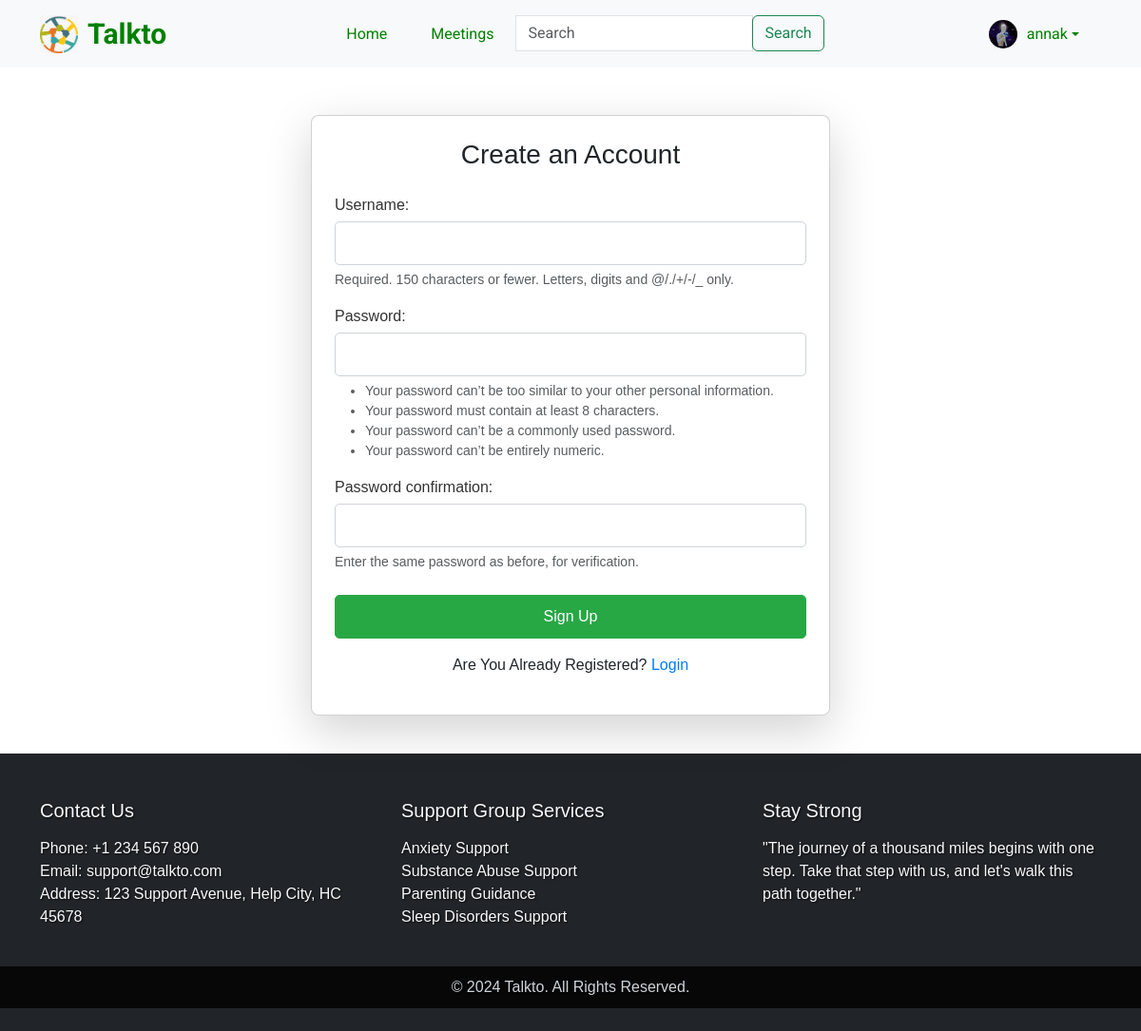
Page /register/ (signed in) on the committed database.
### base/models.py (models this page shows)
class User(AbstractUser):
    topics = models.ManyToManyField(Topic, related_name='topics', blank=True)
    meetings = models.ManyToManyField(Meeting, related_name='meetings', blank=True)
    avatar = models.ImageField(null=True, default='avatar.png')
    bio = models.TextField(null=True)

### base/views.py (the view, shortened to what this page needs)
# urls.py: path('register/', views.register_user, name='register'),
def register_user(request):
    form = MyUserCreationForm()
    context = {'form': form}
    return render(request, 'base/register.html', context)

### base/forms.py
class MyUserCreationForm(UserCreationForm):
    class Meta:
        model = User
        fields = ['username', 'password1', 'password2']

### base/templates/base/register.html (shortened to what this page needs)
{% extends 'main.html' %}
{% load static %}
{% block static %}
        <link rel="stylesheet" href="{% static 'styles/styles.css' %}">
{% endblock %}
{% block content %}
<div class="container register-container">
    <div class="row justify-content-center">
        <div class="col-md-6">
            <div class="card shadow-lg p-4">
                <h3 class="text-center mb-4">Create an Account</h3>
                <form method="POST">
                    <div class="form-group mb-3">
                        {{ form.username.label_tag }}
                        {{ form.username }}
                        <small class="form-text text-muted">{{ form.username.help_text }}</small>
                    </div>
                    <div class="form-group mb-3">
                        {{ form.password1.label_tag }}
                        {{ form.password1 }}
                        <small class="form-text text-muted">{{ form.password1.help_text }}</small>
                    </div>
                    <div class="form-group mb-3">
                        {{ form.password2.label_tag }}
                        {{ form.password2 }}
                        <small class="form-text text-muted">{{ form.password2.help_text }}</small>
                    </div>
                    <div class="d-grid mt-4 mb-3">
                        <button type="submit" class="btn btn-primary btn-block">Sign Up</button>
                    </div>
                    <p class="text-center mt-3">Are You Already Registered? <a href="{% url 'login' %}" class="text-decoration-none">Login</a></p>
                </form>
            </div>
        </div>
    </div>
</div>
{% endblock %}

### templates/navbar.html (shortened to what this page needs)
{% load static %}
<nav class="navbar navbar-expand-lg navbar-light bg-light sticky-top">
    <div class="container">
        <a class="navbar-brand d-flex align-items-center" href="{% url 'home' %}">
            <img src="{% static 'images/logo.png' %}" width="40" height="40" alt="Logo" class="mr-2">
            <span>Talkto</span>
        </a>
        <div class="collapse navbar-collapse justify-content-center" id="navbarNav">
            <ul class="navbar-nav">
                <li class="nav-item">
                    <a class="nav-link" href="{% url 'home' %}">Home</a>
                </li>
                <li class="nav-item">
                    <a class="nav-link" href="{% url 'about' %}">Meetings</a>
                </li>
                <li class="nav-item">
                    <form class="form-inline my-2 my-lg-0" method="GET" action="">
                        <div class="input-group">
                            <input class="form-control" type="search" placeholder="Search" aria-label="Search" name="q">
                            <div class="input-group-append">
                                <button class="btn btn-outline-success" type="submit">Search</button>
                            </div>
                        </div>
                    </form>
                </li>
            </ul>
        </div>
        <div class="navbar-nav ml-auto">
            {% if request.user.is_authenticated %}
            <li class="nav-item dropdown">
                <a class="nav-link dropdown-toggle d-flex align-items-center" href="{% url 'profile' request.user.id %}" id="navbarDropdown" role="button" data-toggle="dropdown" aria-haspopup="true" aria-expanded="false">
                    <img src="{{ request.user.avatar.url }}" width="30" height="30" class="rounded-circle mr-2" alt="{{ current_user.username }}">
                    {{ request.user.username }}
                </a>
            </li>
            {% else %}
            <li class="nav-item">
                <a class="btn btn-outline-success" href="{% url 'login' %}">Login</a>
            </li>
            {% endif %}
        </div>
    </div>
</nav>

### static/styles/styles.css (style rules this page uses)
body { font-family: Arial, sans-serif; }
.navbar { background-color: #343a40; }
.navbar a { color: green; }
.form-control { border-radius: 0; }
.navbar { font-family: 'Roboto', sans-serif; }
.navbar-brand img { margin-right: 10px; }
.navbar-brand { font-weight: 500; }
.navbar-brand span { font-size: 1.5em; font-weight: bold; }
.nav-link { margin: 0 15px; font-weight: 400; color: #333; }
.form-inline .form-control { width: 250px; }
.navbar-nav .nav-item .dropdown-toggle { display: flex; align-items: center; }
.navbar-nav .nav-item .dropdown-toggle img { margin-right: 10px; }

### base/templates/base/register.html (style rules this page uses)
.register-container { margin-top: 50px; margin-bottom:40px; }
.card { border-radius: 8px; background: #ffffff; padding: 20px; box-shadow: 0 4px 12px rgba(0, 0, 0, 0.1); }
.form-group label { display: block; font-weight: 500; color: #333; margin-bottom: 5px; }
.form-group input { display: block; width: 100%; border-radius: 5px; border: 1px solid #ced4da; padding: 10px; font-size: 1rem; }
.form-text { color: #6c757d; font-size: 0.875rem; margin-top: 5px; margin-bottom: 10px; display: block; line-height: 1.5; }
.btn-primary { background-color: #28a745; border-color: #28a745; padding: 10px 15px; font-size: 1rem; border-radius: 5px; transition: background-color 0.3s ease; }
a.text-decoration-none { color: #007bff; font-weight: 500; }
.text-center.mt-3 { margin-top: 15px; }

### rows in the picture
User: user.avatar (picture), user.username "annak"
